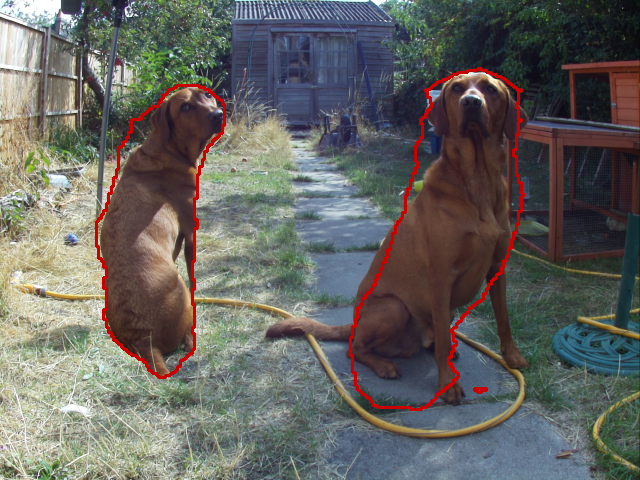
#> input picture picamera2-main/examples/tensorflow/images/segmentation.png, 640 x 480 px
$ python -i final_detector.py   (imports and definitions only)
#> lines starting #> are read from the running program, lines starting #| are printed output that depends on the picture
#> further down, picture is the input picture: shape (480, 640, 3); mean B, G, R 96.6, 100.7, 101.7
debug = 1
import cv2
import numpy as np
import time
#add
from picamera2 import MappedArray, Picamera2, Preview

normalSize = (640, 480)
lowresSize = (320, 240)

rectangles = []

# [6 lines left out: function DrawRectangles, not called in this run]

#end

def convertFrame (frame):
  r = 750.0 / frame.shape[1]
#> r = 1.17
  dim = (750, int(frame.shape[0] * r))
#> dim = (750, 562)
  frame = cv2.resize(frame, dim, interpolation = cv2.INTER_AREA)
  gray = cv2.cvtColor(frame, cv2.COLOR_BGR2GRAY)
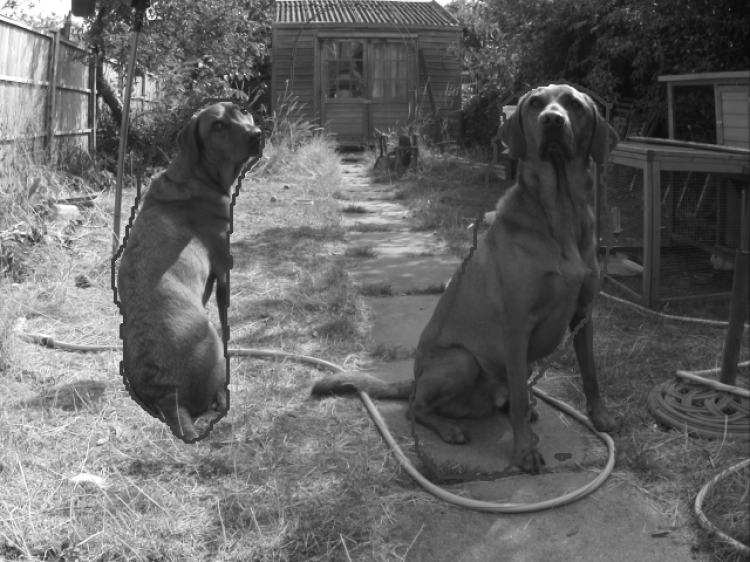
#> gray: shape (562, 750); min 8, max 255, mean 100.4
#> (the run stopped early here; a loop or call above may not have finished)
